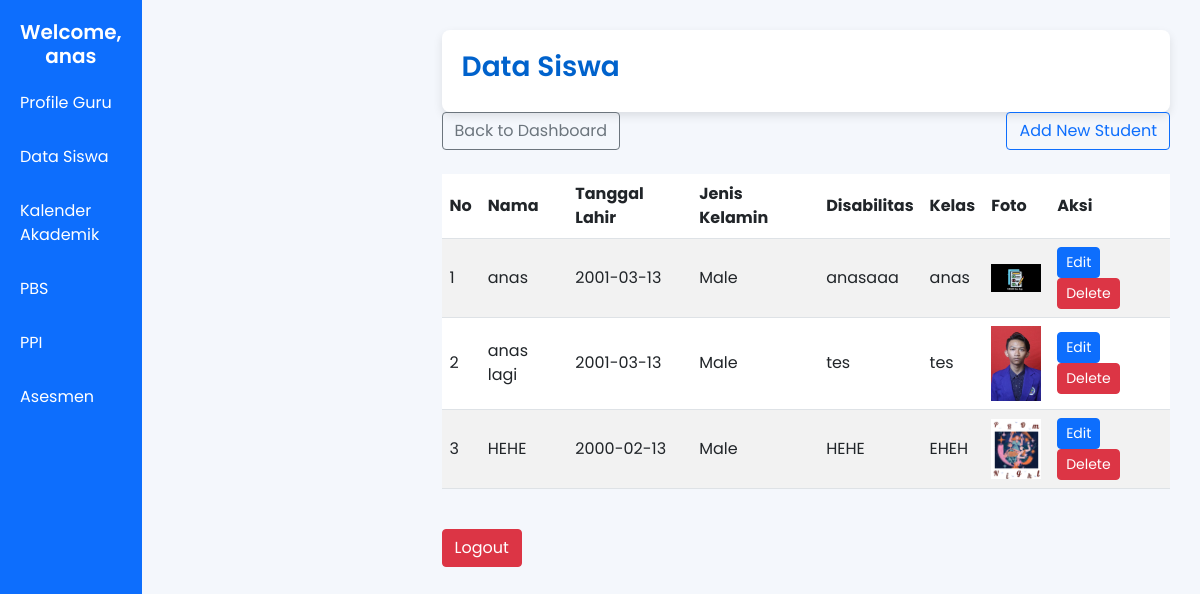
/students.php (signed in), run on the app's committed database.
### tables this page shows
CREATE TABLE `students` (
  `id` int(11) NOT NULL,
  `user_id` int(11) DEFAULT NULL,
  `photo` varchar(255) DEFAULT NULL,
  `name` varchar(100) DEFAULT NULL,
  `birth_of_date` date DEFAULT NULL,
  `gender` enum('Male','Female') DEFAULT NULL,
  `disability_type` varchar(100) DEFAULT NULL,
  `class` varchar(20) DEFAULT NULL
);

### students.php (the view, shortened to what this page needs)
<?php
include 'includes/db.php';
$stmt = $pdo->prepare('SELECT * FROM students WHERE user_id = :user_id');
$stmt->execute(['user_id' => $_SESSION['user_id']]);
$students = $stmt->fetchAll();
?>
<!DOCTYPE html>
<html lang="en">
<head>
    <link href="https://cdn.jsdelivr.net/npm/bootstrap@5.3.0-alpha1/dist/css/bootstrap.min.css" rel="stylesheet" />
</head>
<body>
    <div class="d-flex">
        <div class="sidebar">
            <h4 class="text-center">Welcome, <?= $_SESSION['username']; ?></h4>
            <ul class="nav flex-column">
                <li class="nav-item"><a class="nav-link" href="profile.php">Profile Guru</a></li>
                <li class="nav-item"><a class="nav-link" href="students.php">Data Siswa</a></li>
                <li class="nav-item"><a class="nav-link" href="calendar.php">Kalender Akademik</a></li>
                <li class="nav-item"><a class="nav-link" href="ppi.php">PBS</a></li>
                <li class="nav-item"><a class="nav-link" href="pbs.php">PPI</a></li>
                <li class="nav-item"><a class="nav-link" href="assesments.php">Asesmen</a></li>
            </ul>
        </div>
        <div class="container">
            <div class="header">
                <h2>Data Siswa</h2>
            </div>
            <div class="d-flex justify-content-between mb-4">
                <a href="dashboard.php" class="btn btn-outline-secondary">Back to Dashboard</a>
                <button class="btn btn-outline-primary" data-bs-toggle="modal" data-bs-target="#addStudentModal">Add New Student</button>
            </div>
            <table class="table table-striped">
                <thead>
                    <tr>
                        <th>No</th>
                        <th>Nama</th>
                        <th>Tanggal Lahir</th>
                        <th>Jenis Kelamin</th>
                        <th>Disabilitas</th>
                        <th>Kelas</th>
                        <th>Foto</th>
                        <th>Aksi</th>
                    </tr>
                </thead>
                <tbody>
                    <?php foreach ($students as $index => $student): ?>
                    <tr>
                        <td><?= $index + 1; ?></td>
                        <td><?= $student['name']; ?></td>
                        <td><?= $student['birth_of_date']; ?></td>
                        <td><?= $student['gender']; ?></td>
                        <td><?= $student['disability_type']; ?></td>
                        <td><?= $student['class']; ?></td>
                        <td><img src="uploads/<?= $student['photo']; ?>" alt="Photo" width="50"></td>
                        <td>
                            <button class="btn btn-primary btn-sm" data-bs-toggle="modal" data-bs-target="#editStudentModal" data-id="<?= $student['id']; ?>" data-name="<?= $student['name']; ?>" data-birth="<?= $student['birth_of_date']; ?>" data-gender="<?= $student['gender']; ?>" data-disability="<?= $student['disability_type']; ?>" data-class="<?= $student['class']; ?>" data-photo="<?= $student['photo']; ?>">Edit</button>
                            <a href="?delete_id=<?= $student['id']; ?>" class="btn btn-danger btn-sm" onclick="return confirm('Are you sure you want to delete this student?')">Delete</a>
                        </td>
                    </tr>
                    <?php endforeach; ?>
                </tbody>
            </table>
            <a href="logout.php" class="btn btn-danger mt-4">Logout</a>
        </div>
    </div>
</body>
</html>

### students.php (style rules this page uses)
body { background-color: #f4f7fc; font-family: 'Poppins', sans-serif; }
.sidebar { background-color: #0d6efd; color: white; height: 100vh; padding-top: 20px; transition: width 0.3s; }
.sidebar h4 { font-size: 20px; padding: 0 20px; color: #ffffff; font-weight: 600; }
.nav-link { color: white !important; font-size: 16px; padding: 10px 20px; margin: 5px 0; border-radius: 5px; }
.container { margin-left: 270px; padding: 30px; }
.header { background-color: #ffffff; padding: 20px; border-radius: 8px; box-shadow: 0px 4px 10px rgba(0, 0, 0, 0.1); }
.header h2 { font-size: 28px; font-weight: 600; color: #0062cc; }
.table th, .table td { vertical-align: middle; }
.table-striped tbody tr:nth-of-type(odd) { background-color: #f9f9f9; }
.table-striped tbody tr:nth-of-type(even) { background-color: #f1f1f1; }
.btn { border-radius: 0.25rem; }

### data on the page
students: name "anas", birth_of_date "2001-03-13", gender "Male", disability_type "anasaaa", class "anas", photo (picture)
students: name "anas lagi", birth_of_date "2001-03-13", gender "Male", disability_type "tes", class "tes", photo (picture)
students: name "HEHE", birth_of_date "2000-02-13", gender "Male", disability_type "HEHE", class "EHEH", photo (picture)

### other printed values
$_SESSION['username'] "anas"
